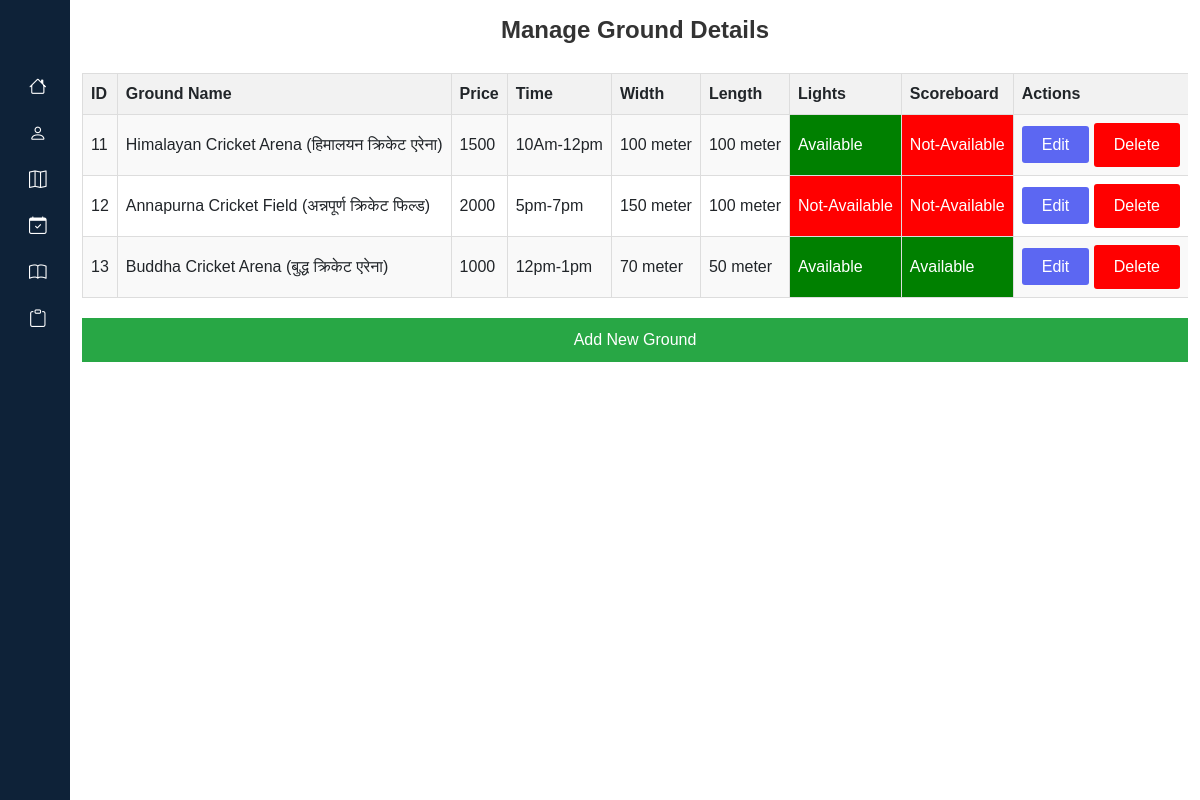
The app's page /Admin/GroundAdmin.php (signed in) with its own data.
### tables this page shows
CREATE TABLE `ground` (
  `ID` int(11) NOT NULL,
  `groundName` varchar(255) NOT NULL,
  `price` decimal(20,0) NOT NULL,
  `time` varchar(10) NOT NULL,
  `width` varchar(20) NOT NULL,
  `length` varchar(20) NOT NULL,
  `lights` enum('Available','Not-Available') NOT NULL,
  `scoreboard` enum('Available','Not-Available') NOT NULL,
  `createdAt` timestamp NULL DEFAULT current_timestamp()
);

### Admin/GroundAdmin.php (the view, shortened to what this page needs)
<?php
@include '../dbConnect.php';
$sql = "SELECT * FROM ground";
$result = $conn->query($sql);
$grounds = [];
if ($result->num_rows > 0) {
    while ($row = $result->fetch_assoc()) {
        $grounds[] = $row;
    }
}
?>
<!DOCTYPE html>
<html>
<head>
</head>
<body>
    <?php @include 'NavbarAdmin.php'; ?>
    <div class="container">
        <h1 class="text-center mt-3">Manage Ground Details</h1>
        <div class="container-slide">
            <table id="groundTable">
                <tr>
                    <th>ID</th>
                    <th>Ground Name</th>
                    <th>Price</th>
                    <th>Time</th>
                    <th>Width</th>
                    <th>Length</th>
                    <th>Lights</th>
                    <th>Scoreboard</th>
                    <th>Actions</th>
                </tr>
                <?php foreach ($grounds as $ground): ?>
                    <tr>
                        <td><?php echo $ground['ID']; ?></td>
                        <td><?php echo $ground['groundName']; ?></td>
                        <td><?php echo $ground['price']; ?></td>
                        <td><?php echo $ground['time']; ?></td>
                        <td><?php echo $ground['width']; ?></td>
                        <td><?php echo $ground['length']; ?></td>
                        <td class="<?php echo $ground['lights'] ? 'available' : 'not-available'; ?>">
                            <?php echo $ground['lights'] ? 'Available' : 'Not-Available'; ?>
                        </td>
                        <td class="<?php echo $ground['scoreboard'] ? 'available' : 'not-available'; ?>">
                            <?php echo $ground['scoreboard'] ? 'Available' : 'Not-Available'; ?>
                        </td>
                        <td>
                            <a class="bluebutton" href="edit_ground.php?id=<?php echo $ground['ID']; ?>">Edit</a>
                            <form id="deleteForm" style="display: inline-block;" method="POST"
                                action="<?php echo $_SERVER['PHP_SELF']; ?>">
                                <button type="button" class="redbutton"
                                    onclick="confirmDelete(<?php echo $ground['ID']; ?>)">Delete</button>
                            </form>
                        </td>
                    </tr>
                <?php endforeach; ?>
            </table>
        </div>
        <a href="edit_ground.php" id="addNewGroundBtn">Add New Ground</a>
    </div>
</body>
</html>

### Css/Adminstyle.css (style rules this page uses)
a { text-decoration: none; }
h1 { font-weight: 600; font-size: 1.5rem; }
body { font-family: Arial, sans-serif; }
h1 { text-align: center; color: #333; }
.container-slide { overflow-y: auto; }
table { width: 100%; margin-top: 20px; border-collapse: collapse; white-space: nowrap; }
th, td { border: 1px solid #dddddd; text-align: left; padding: 8px; }
th { background-color: #f2f2f2; }
tr:nth-child(even) { background-color: #f9f9f9; }
.container { overflow-y: auto; }
.bluebutton { background-color: #5C67F2; color: white; border: none; padding: 10px 20px; cursor: pointer; font-size: 16px; border-radius: 3px; }
.redbutton { background-color: #ff0000; color: white; border: none; padding: 10px 20px; cursor: pointer; font-size: 16px; border-radius: 3px; }
.available { background-color: green; color: white; }
.not-available { background-color: red; color: white; }
#addNewGroundBtn { margin-top: 20px; display: block; background-color: #28a745; color: white; padding: 10px 20px; text-align: center; text-decoration: none; }
select, button { padding: 5px 10px; font-size: 14px; border: 1px solid #ccc; border-radius: 4px; background-color: #fff; }

### records on screen
ground: ID "11", groundName "Himalayan Cricket Arena (हिमालयन क्रिकेट एरेना)", price "1500", time "10Am-12pm", width "100 meter", length "100 meter", lights "Available", scoreboard "Not-Available"
ground: ID "12", groundName "Annapurna Cricket Field (अन्नपूर्ण क्रिकेट फिल्ड)", price "2000", time "5pm-7pm", width "150 meter", length "100 meter", lights "Not-Available", scoreboard "Not-Available"
ground: ID "13", groundName "Buddha Cricket Arena (बुद्ध क्रिकेट एरेना)", price "1000", time "12pm-1pm", width "70 meter", length "50 meter", lights "Available", scoreboard "Available"
